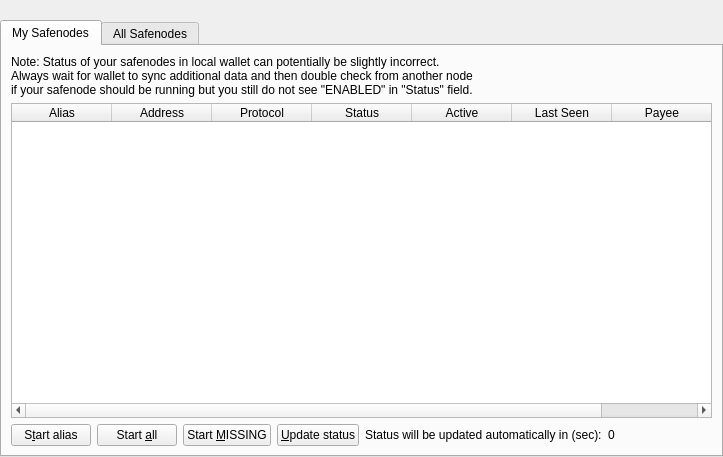
<?xml version="1.0" encoding="UTF-8"?>
<ui version="4.0">
 <class>SafenodeList</class>
 <widget class="QWidget" name="SafenodeList">
  <property name="geometry">
   <rect>
    <x>0</x>
    <y>0</y>
    <width>723</width>
    <height>457</height>
   </rect>
  </property>
  <property name="windowTitle">
   <string>Form</string>
  </property>
  <layout class="QVBoxLayout" name="topLayout">
   <property name="leftMargin">
    <number>0</number>
   </property>
   <property name="topMargin">
    <number>0</number>
   </property>
   <property name="rightMargin">
    <number>0</number>
   </property>
   <property name="bottomMargin">
    <number>0</number>
   </property>
   <item>
    <layout class="QVBoxLayout" name="verticalLayout">
     <property name="bottomMargin">
      <number>0</number>
     </property>
     <item>
      <spacer name="horizontalSpacer0">
       <property name="orientation">
        <enum>Qt::Horizontal</enum>
       </property>
       <property name="sizeHint" stdset="0">
        <size>
         <width>40</width>
         <height>20</height>
        </size>
       </property>
      </spacer>
     </item>
     <item>
      <widget class="QTabWidget" name="tabWidget">
       <property name="currentIndex">
        <number>0</number>
       </property>
       <widget class="QWidget" name="tabMySafenodes">
        <attribute name="title">
         <string>My Safenodes</string>
        </attribute>
        <layout class="QGridLayout" name="gridLayout_2">
         <item row="0" column="0">
          <layout class="QVBoxLayout" name="verticalLayout_2">
           <property name="bottomMargin">
            <number>0</number>
           </property>
           <item>
            <layout class="QHBoxLayout" name="horizontalLayout_note">
             <property name="bottomMargin">
              <number>0</number>
             </property>
             <item>
              <widget class="QLabel" name="updateNote">
               <property name="text">
                <string>Note: Status of your safenodes in local wallet can potentially be slightly incorrect.&lt;br /&gt;Always wait for wallet to sync additional data and then double check from another node&lt;br /&gt;if your safenode should be running but you still do not see "ENABLED" in "Status" field.</string>
               </property>
              </widget>
             </item>
            </layout>
           </item>
           <item>
            <widget class="QTableWidget" name="tableWidgetMySafenodes">
             <property name="minimumSize">
              <size>
               <width>695</width>
               <height>0</height>
              </size>
             </property>
             <property name="editTriggers">
              <set>QAbstractItemView::NoEditTriggers</set>
             </property>
             <property name="alternatingRowColors">
              <bool>true</bool>
             </property>
             <property name="selectionMode">
              <enum>QAbstractItemView::SingleSelection</enum>
             </property>
             <property name="selectionBehavior">
              <enum>QAbstractItemView::SelectRows</enum>
             </property>
             <property name="sortingEnabled">
              <bool>true</bool>
             </property>
             <attribute name="horizontalHeaderStretchLastSection">
              <bool>true</bool>
             </attribute>
             <attribute name="ResizeMode">
              <enum>QHeaderView::Interactive</enum>
             </attribute>
             <column>
              <property name="text">
               <string>Alias</string>
              </property>
             </column>
             <column>
              <property name="text">
               <string>Address</string>
              </property>
             </column>
             <column>
              <property name="text">
               <string>Protocol</string>
              </property>
             </column>
             <column>
              <property name="text">
               <string>Status</string>
              </property>
             </column>
             <column>
              <property name="text">
               <string>Active</string>
              </property>
             </column>
             <column>
              <property name="text">
               <string>Last Seen</string>
              </property>
             </column>
             <column>
              <property name="text">
               <string>Payee</string>
              </property>
             </column>
            </widget>
           </item>
           <item>
            <layout class="QHBoxLayout" name="horizontalLayout_5">
             <property name="bottomMargin">
              <number>0</number>
             </property>
             <item>
              <widget class="QPushButton" name="startButton">
               <property name="text">
                <string>S&amp;tart alias</string>
               </property>
              </widget>
             </item>
             <item>
              <widget class="QPushButton" name="startAllButton">
               <property name="text">
                <string>Start &amp;all</string>
               </property>
              </widget>
             </item>
             <item>
              <widget class="QPushButton" name="startMissingButton">
               <property name="text">
                <string>Start &amp;MISSING</string>
               </property>
              </widget>
             </item>
             <item>
              <widget class="QPushButton" name="UpdateButton">
               <property name="text">
                <string>&amp;Update status</string>
               </property>
              </widget>
             </item>
             <item>
              <widget class="QLabel" name="autoupdate_label">
               <property name="text">
                <string>Status will be updated automatically in (sec):</string>
               </property>
              </widget>
             </item>
             <item>
              <widget class="QLabel" name="secondsLabel">
               <property name="text">
                <string>0</string>
               </property>
              </widget>
             </item>
             <item>
              <spacer name="horizontalSpacer_5">
               <property name="orientation">
                <enum>Qt::Horizontal</enum>
               </property>
               <property name="sizeHint" stdset="0">
                <size>
                 <width>40</width>
                 <height>20</height>
                </size>
               </property>
              </spacer>
             </item>
            </layout>
           </item>
          </layout>
         </item>
        </layout>
       </widget>
       <widget class="QWidget" name="tabAllSafenodes">
        <attribute name="title">
         <string>All Safenodes</string>
        </attribute>
        <layout class="QGridLayout" name="gridLayout">
         <item row="1" column="0">
          <widget class="QTableWidget" name="tableWidgetSafenodes">
           <property name="editTriggers">
            <set>QAbstractItemView::NoEditTriggers</set>
           </property>
           <property name="alternatingRowColors">
            <bool>true</bool>
           </property>
           <property name="selectionBehavior">
            <enum>QAbstractItemView::SelectRows</enum>
           </property>
           <property name="sortingEnabled">
            <bool>true</bool>
           </property>
           <attribute name="horizontalHeaderStretchLastSection">
            <bool>true</bool>
           </attribute>
           <attribute name="ResizeMode">
            <enum>QHeaderView::Interactive</enum>
           </attribute>
           <column>
            <property name="text">
             <string>Address</string>
            </property>
           </column>
           <column>
            <property name="text">
             <string>Protocol</string>
            </property>
           </column>
           <column>
            <property name="text">
             <string>Status</string>
            </property>
           </column>
           <column>
            <property name="text">
             <string>Active</string>
            </property>
           </column>
           <column>
            <property name="text">
             <string>Last Seen</string>
            </property>
           </column>
           <column>
            <property name="text">
             <string>Payee</string>
            </property>
           </column>
          </widget>
         </item>
         <item row="0" column="0">
          <layout class="QHBoxLayout" name="horizontalLayout_3">
           <property name="bottomMargin">
            <number>0</number>
           </property>
           <item>
            <widget class="QLabel" name="label_filter">
             <property name="text">
              <string>Filter List:</string>
             </property>
            </widget>
           </item>
           <item>
            <widget class="QLineEdit" name="filterLineEdit">
             <property name="toolTip">
              <string>Filter safenode list</string>
             </property>
            </widget>
           </item>
           <item>
            <spacer name="horizontalSpacer_3">
             <property name="orientation">
              <enum>Qt::Horizontal</enum>
             </property>
             <property name="sizeHint" stdset="0">
              <size>
               <width>10</width>
               <height>20</height>
              </size>
             </property>
            </spacer>
           </item>
           <item>
            <widget class="QLabel" name="label_count">
             <property name="text">
              <string>Node Count:</string>
             </property>
            </widget>
           </item>
           <item>
            <widget class="QLabel" name="countLabel">
             <property name="text">
              <string>0</string>
             </property>
            </widget>
           </item>
          </layout>
         </item>
        </layout>
       </widget>
      </widget>
     </item>
    </layout>
   </item>
  </layout>
 </widget>
 <resources/>
 <connections/>
</ui>
